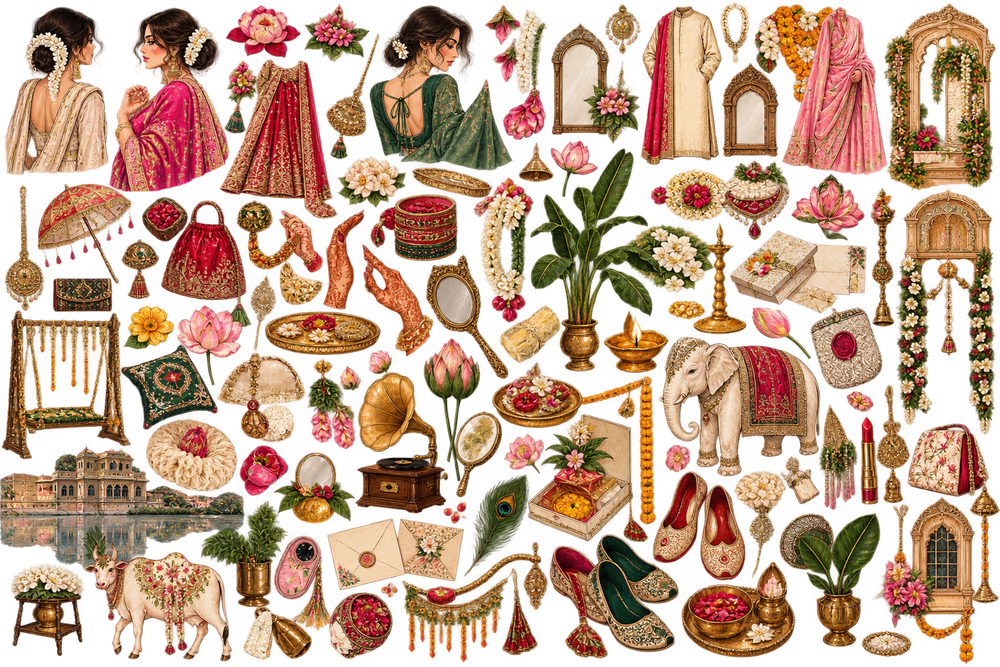
#> input picture kaphor-frontend/assets/elements/indian.png, 1000 x 667 px, shrunk from 1536 x 1024 before the run, found by its file name
$ python analyze_indian.py
#> lines starting #> are read from the running program, lines starting #| are printed output that depends on the picture; after the words box and inside, x2 and y2 are one past the last pixel; in counts of white or black regions, pixels touching at a corner belong together; long printed decimals are rounded
import os
from PIL import Image
import numpy as np

im_path = r"c:\Users\Insiyah\Kaphor\kaphor-frontend\assets\elements\indian.png"
im = Image.open(im_path).convert('RGBA')
#> im is the input picture: PIL image 1000x667 RGBA; mean R, G, B, A 140, 88.9, 57.2, 152.2
arr = np.array(im)
alpha = arr[:, :, 3]
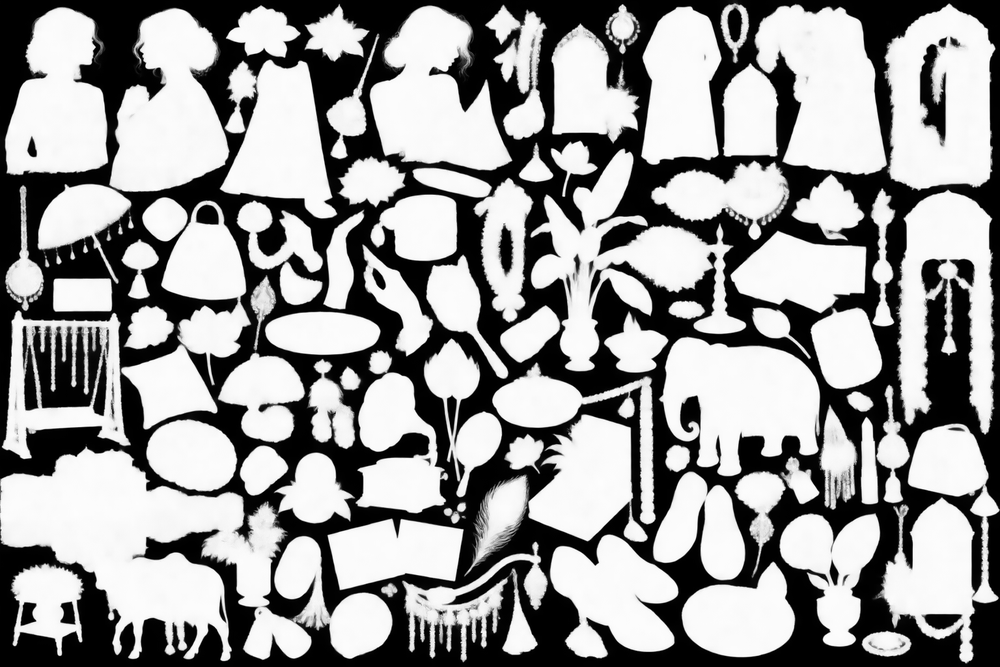
#> alpha: shape (667, 1000); min 0, max 255, mean 152.2

# Check background
print("Dimensions:", im.size)
#| Dimensions: (1000, 667)
print("Alpha min/max/mean:", alpha.min(), alpha.max(), alpha.mean())
#| Alpha min/max/mean: 0 255 152.158

# Segment connected components
from scipy.ndimage import label, find_objects

mask = alpha > 30
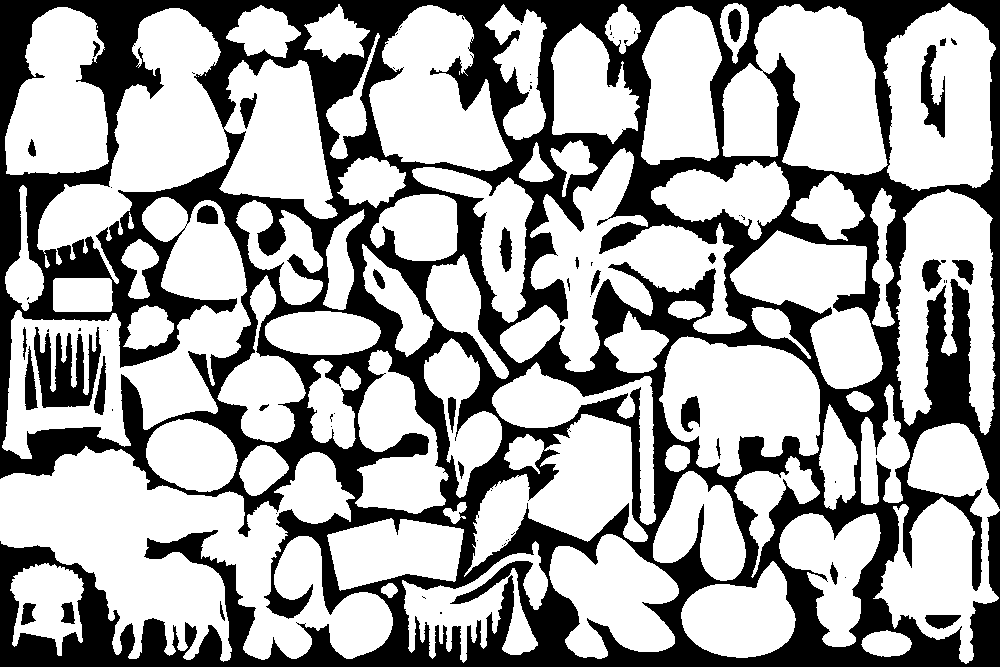
#> mask: shape (667, 1000) bool; 64.9% white; 77 black regions (46 under 20 px), largest, box (x1, y1, x2, y2) and area: (0, 0, 1000, 667) 224726, (34, 327, 101, 408) 3060, (921, 45, 945, 138) 1131
labeled, num_features = label(mask)
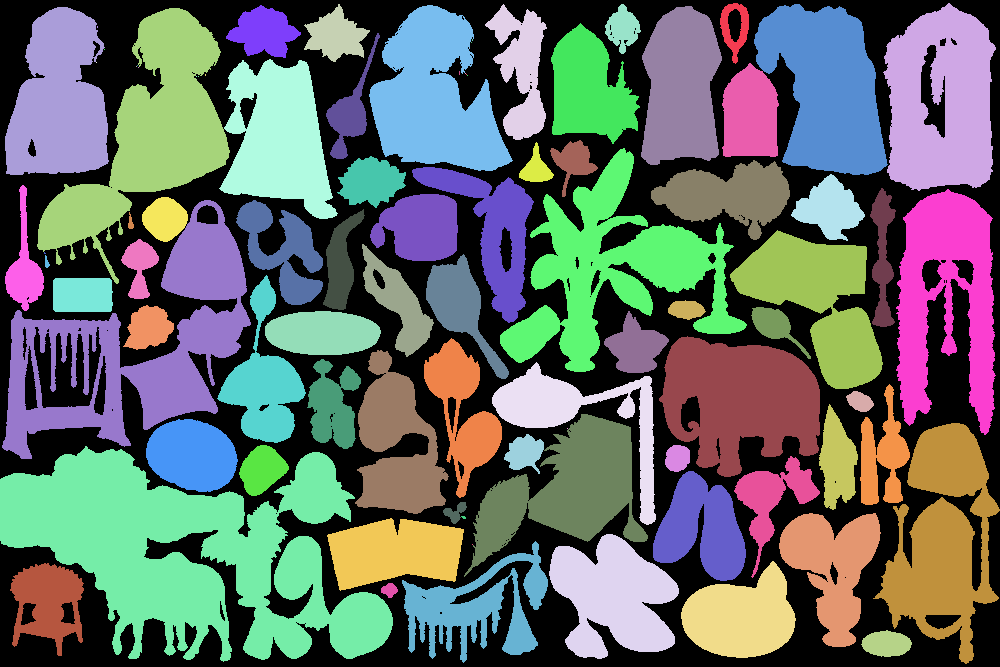
#> labeled: shape (667, 1000) int32; 90 distinct labels, from 0 to 89; one colour per label, 0 black
#> num_features = 89
print("Num components found:", num_features)
#| Num components found: 89

out_dir = r"c:\Users\Insiyah\Kaphor\kaphor-frontend\scripts\labeled_indian"
os.makedirs(out_dir, exist_ok=True)

objs = find_objects(labeled)
#> objs = 89 items
saved = 0
for idx, slc in enumerate(objs):
    if slc is None:
        continue
    ymin, ymax = slc[0].start, slc[0].stop
    xmin, xmax = slc[1].start, slc[1].stop
    w = xmax - xmin
    h = ymax - ymin
    if w >= 25 and h >= 25:
        cropped = im.crop((xmin, ymin, xmax, ymax))
        cropped.save(os.path.join(out_dir, f"indian_{saved+1:03d}.png"))
        print(f"#{saved+1:03d}: bbox=({xmin},{ymin},{xmax},{ymax}) size=({w}x{h})")
        saved += 1
#> this loop made 89 passes
#> (ymin, ymax, xmin, xmax, w, h) on passes 1 to 12: (3, 64, 720, 749, 29, 61), (3, 191, 883, 996, 113, 188), (4, 62, 304, 370, 66, 58), (4, 140, 485, 547, 62, 136), (4, 54, 605, 641, 36, 50), (4, 175, 754, 888, 134, 171), (5, 58, 226, 301, 75, 53), (5, 171, 369, 513, 144, 166), (6, 165, 641, 722, 81, 159), (7, 175, 5, 109, 104, 168), (8, 284, 37, 230, 193, 276), (23, 144, 551, 640, 89, 121)
#| #001: bbox=(720,3,749,64) size=(29x61)
#| #002: bbox=(883,3,996,191) size=(113x188)
#| #003: bbox=(304,4,370,62) size=(66x58)
#| #004: bbox=(485,4,547,140) size=(62x136)
#| #005: bbox=(605,4,641,54) size=(36x50)
#| #006: bbox=(754,4,888,175) size=(134x171)
#| #007: bbox=(226,5,301,58) size=(75x53)
#| #008: bbox=(369,5,513,171) size=(144x166)
#> (further printed lines are left out)
#> pass 1, `cropped = im.crop((xmin, ymin, xmax, ymax))`:
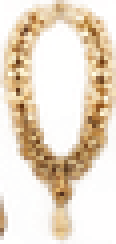
#> cropped: PIL image 29x61 RGBA (shown 4 times larger); mean R, G, B, A 185.4, 140.5, 81.8, 90; transparent parts drawn white
#> pass 2, `cropped = im.crop((xmin, ymin, xmax, ymax))`:
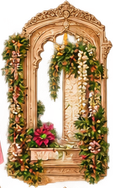
#> cropped: PIL image 113x188 RGBA; mean R, G, B, A 143, 101.7, 58, 177.3; transparent parts drawn white
#> pass 3, `cropped = im.crop((xmin, ymin, xmax, ymax))`:
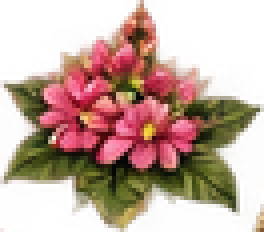
#> cropped: PIL image 66x58 RGBA (shown 4 times larger); mean R, G, B, A 104.2, 59.4, 39.5, 122.7; transparent parts drawn white
#> after the loop:
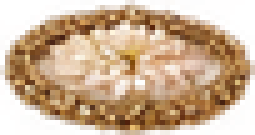
#> cropped: PIL image 51x27 RGBA (shown 5 times larger); mean R, G, B, A 156.8, 106.5, 70, 161.3; transparent parts drawn white
#> after the loop, saved = 63
print(f"Total saved: {saved}")
#| Total saved: 63

$ run again, with kaphor-frontend/assets/elements/76d5efc9-6b18-4169-a3f9-816158f076ae.png copied over kaphor-frontend/assets/elements/indian.png
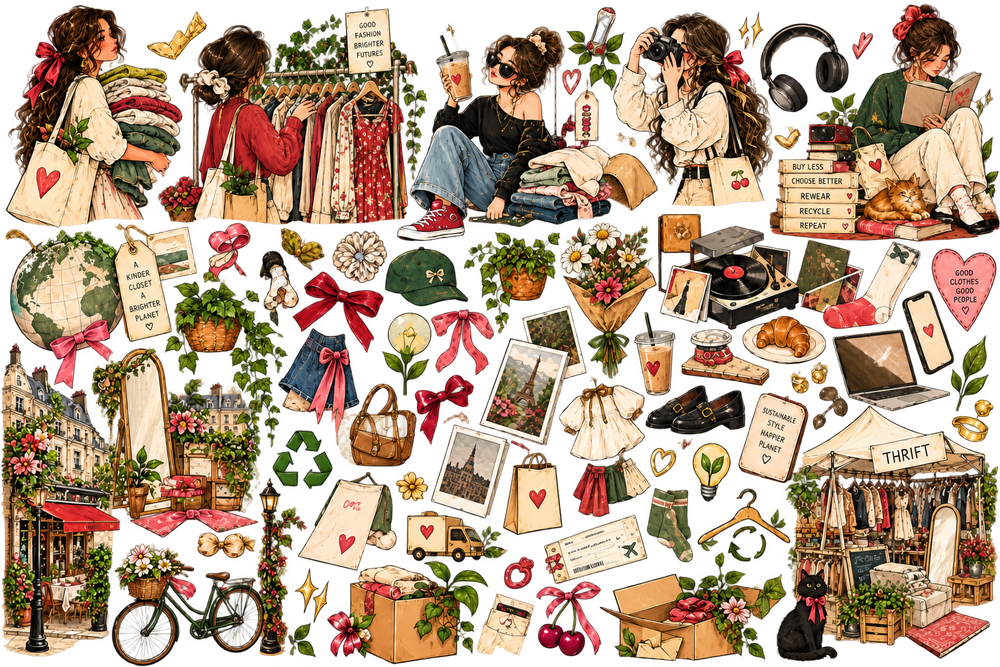
#> input picture kaphor-frontend/assets/elements/76d5efc9-6b18-4169-a3f9-816158f076ae.png, 1000 x 667 px, shrunk from 1536 x 1024 before the run, found by its file name
#> im is the input picture: PIL image 1000x667 RGBA; mean R, G, B, A 121, 90.2, 62.5, 167.3
#| Dimensions: (1000, 667)
#| Alpha min/max/mean: 0 255 167.346
#> mask: shape (667, 1000) bool; 69.7% white; 241 black regions (190 under 20 px), largest, box (x1, y1, x2, y2) and area: (0, 0, 1000, 667) 193962, (119, 634, 170, 659) 706, (535, 68, 554, 135) 577
#> `labeled, num_features = label(mask)`:
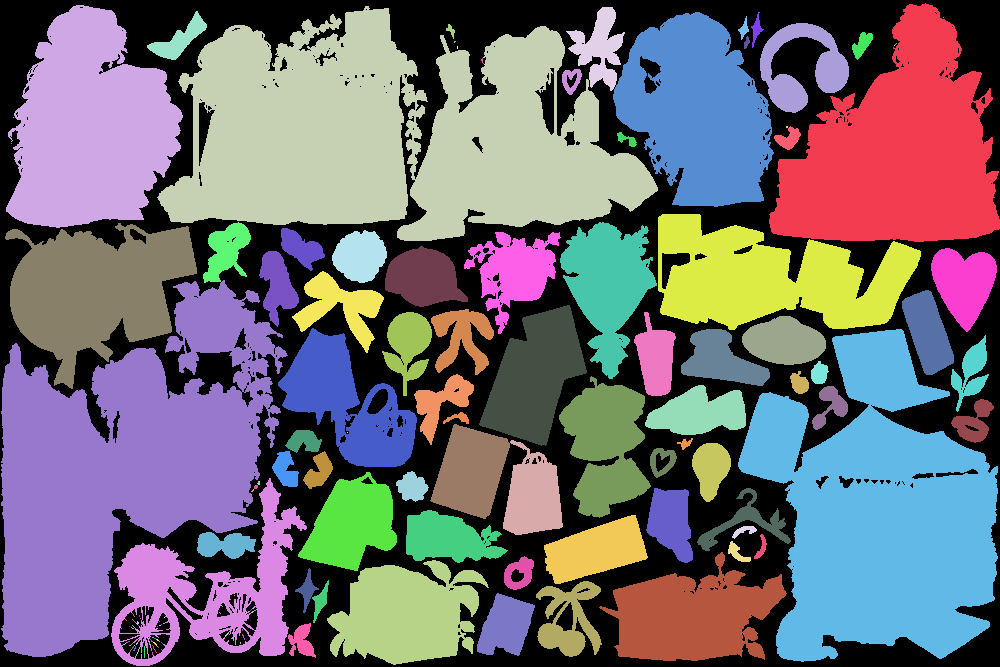
#> labeled: shape (667, 1000) int32; 176 distinct labels, from 0 to 175; one colour per label, 0 black
#> num_features = 175
#| Num components found: 175
#> objs = 175 items
#> the loop `for idx, slc in enumerate(objs):` made 175 passes
#> (ymin, ymax, xmin, xmax, w, h) on passes 1 to 8: (3, 242, 769, 1000, 231, 239), (5, 228, 6, 183, 177, 223), (6, 241, 157, 658, 501, 235), (7, 91, 566, 625, 59, 84), (11, 60, 147, 207, 60, 49), (12, 207, 613, 774, 161, 195), (12, 48, 751, 764, 13, 36), (16, 40, 738, 749, 11, 24)
#> (printed output is left out)
#> after the loop `for idx, slc in enumerate(objs):`:
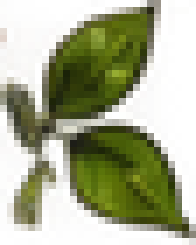
#> cropped: PIL image 28x35 RGBA (shown 7 times larger); mean R, G, B, A 55.5, 58.2, 8.8, 112; transparent parts drawn white
#> after the loop `for idx, slc in enumerate(objs):`: saved = 54
#| Total saved: 54

$ run again, with kaphor-frontend/assets/elements/Vintage Thrift Fashion Sticker Collage.png copied over kaphor-frontend/assets/elements/indian.png
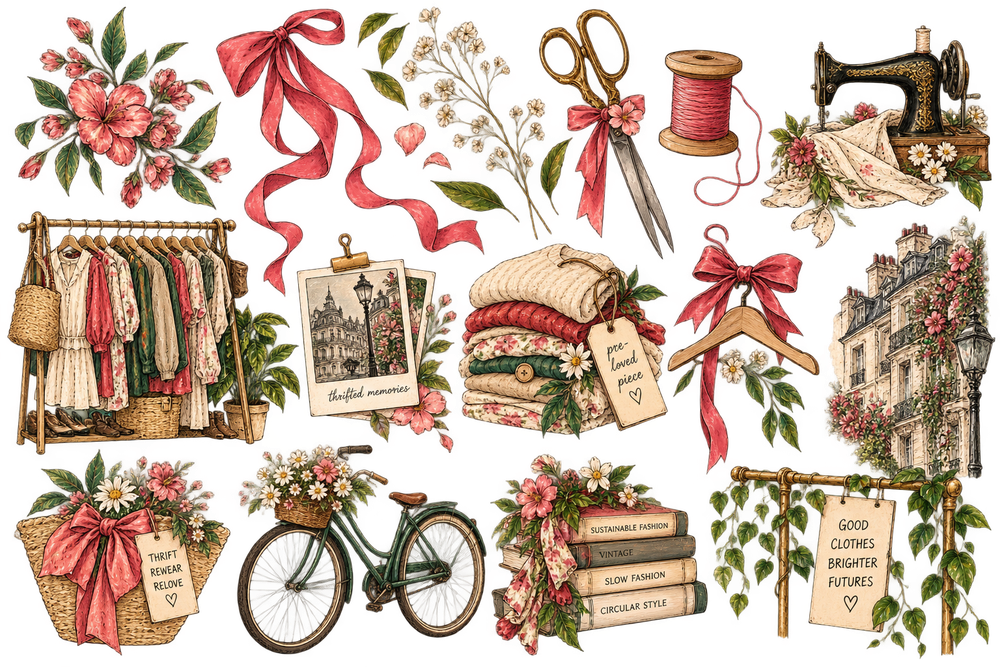
#> input picture kaphor-frontend/assets/elements/Vintage Thrift Fashion Sticker Collage.png, 1000 x 667 px, shrunk from 1536 x 1024 before the run, found by its file name
#> im is the input picture: PIL image 1000x667 RGBA; mean R, G, B, A 107.4, 76.4, 55.5, 130.9
#| Dimensions: (1000, 667)
#| Alpha min/max/mean: 0 255 130.873
#> mask: shape (667, 1000) bool; 55.8% white; 181 black regions (107 under 20 px), largest, box (x1, y1, x2, y2) and area: (0, 0, 1000, 667) 271332, (250, 533, 334, 642) 4237, (409, 541, 474, 626) 1881
#> `labeled, num_features = label(mask)`:
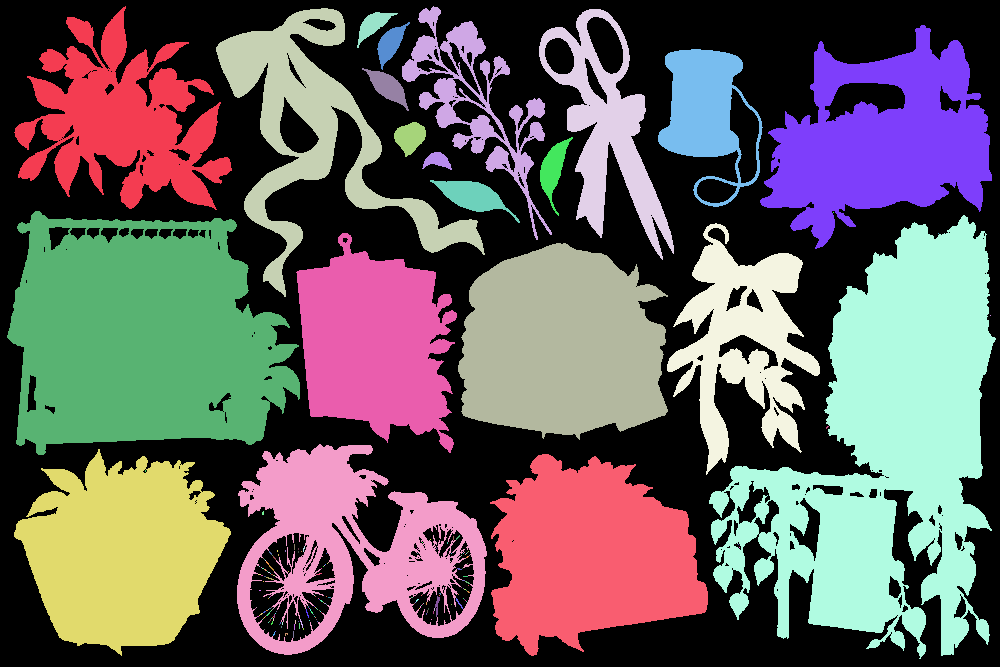
#> labeled: shape (667, 1000) int32; 207 distinct labels, from 0 to 206; one colour per label, 0 black
#> num_features = 206
#| Num components found: 206
#> objs = 206 items
#> the loop `for idx, slc in enumerate(objs):` made 206 passes
#> (ymin, ymax, xmin, xmax, w, h) on passes 1 to 8: (6, 210, 14, 232, 218, 204), (6, 240, 402, 552, 150, 234), (8, 297, 216, 485, 269, 289), (9, 260, 539, 674, 135, 251), (12, 48, 357, 398, 41, 36), (22, 70, 377, 410, 33, 48), (25, 249, 760, 992, 232, 224), (49, 207, 658, 763, 105, 158)
#> (printed output is left out)
#> after the loop `for idx, slc in enumerate(objs):`:
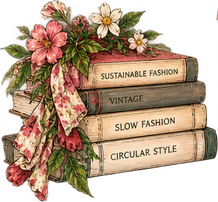
#> cropped: PIL image 218x202 RGBA; mean R, G, B, A 121.6, 92.4, 68.1, 166.8; transparent parts drawn white
#> after the loop `for idx, slc in enumerate(objs):`: saved = 20
#| Total saved: 20
